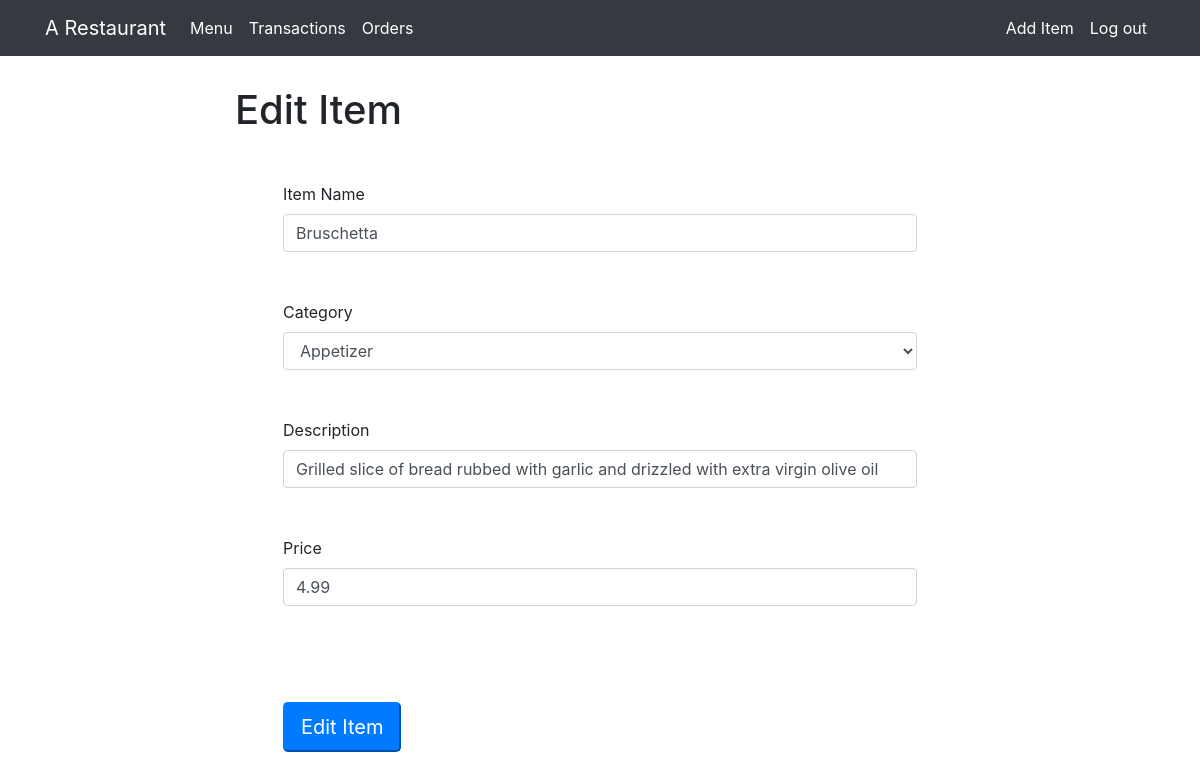
/admin/edit_item/1 (signed in), run on the app's committed database.
### app/models.py (models this page shows)
class Menu(db.Model):
    __tablename__ = 'menu'
    id = db.Column(db.Integer, primary_key=True)
    name = db.Column(db.String, nullable=False)
    orders_rel = relationship('OrdersOngoing', back_populates='menu_rel')
    category = db.Column(db.String, nullable=False)
    description = db.Column(db.String, nullable=False)
    price = db.Column(db.Float, nullable=False)

### app/admin.py (the view, shortened to what this page needs)
@app.route('/admin/edit_item/<int:item_id>', methods=['GET', 'POST'])
@login_required
def edit_item(
    item_id
):  # pass item id as a parameter to let the program know which item to be edited
    item = models.Menu.query.get(item_id)  # get item with matching item id
    edit_form = forms.EditItemForm(
        name=item.
        name,  # get the edit form and prefill them with data in the database
        category=item.category,
        description=item.description,
        price=item.price)
    return render_template('admin/edit_menu.html', form=edit_form,
                           item=item)  # render page

### app/forms.py
class EditItemForm(FlaskForm):
    name = StringField('Item Name', validators=[DataRequired()])
    category = SelectField('Category',
                           choices=categories,
                           default=categories[0])
    description = StringField('Description', validators=[DataRequired()])
    price = FloatField('Price', validators=[DataRequired()])
    submit = SubmitField('Edit Item')

### app/admin.py (called while the page is built)
@login_manager.user_loader
def load_user(user_id):
    return models.Staff.query.get(user_id)

### app/templates/admin/edit_menu.html (shortened to what this page needs)
{% extends 'admin/templates/admin_template.html' %} {% block title %}Edit Item{% endblock %} {% block main %}
<div class="container">
    <div class="row">
        <div class="col-lg-8 col-md-10 mx-auto">
            <h1>Edit Item</h1>
            <form method="POST" action="{{ url_for('edit_item', item_id=item.id) }}">
                <div class="form-group m-5">
                    {{form.name.label()}} {{form.name(class="form-control")}}
                </div>
                <div class="form-group m-5">
                    {{form.category.label()}} {{form.category(class="form-control")}}
                </div>
                <div class="form-group m-5">
                    {{form.description.label()}} {{form.description(class="form-control")}}
                </div>
                <div class="form-group m-5">
                    {{form.price.label()}} {{form.price(class="form-control")}}
                </div>
                {{form.submit(class="btn-lg btn-primary m-5")}}
            </form>
        </div>
    </div>
</div>
{% endblock %}

### data on the page
Menu: name "Bruschetta", category "Appetizer", description "Grilled slice of bread rubbed with garlic and drizzled with extra virgin olive oil", price "4.99"
